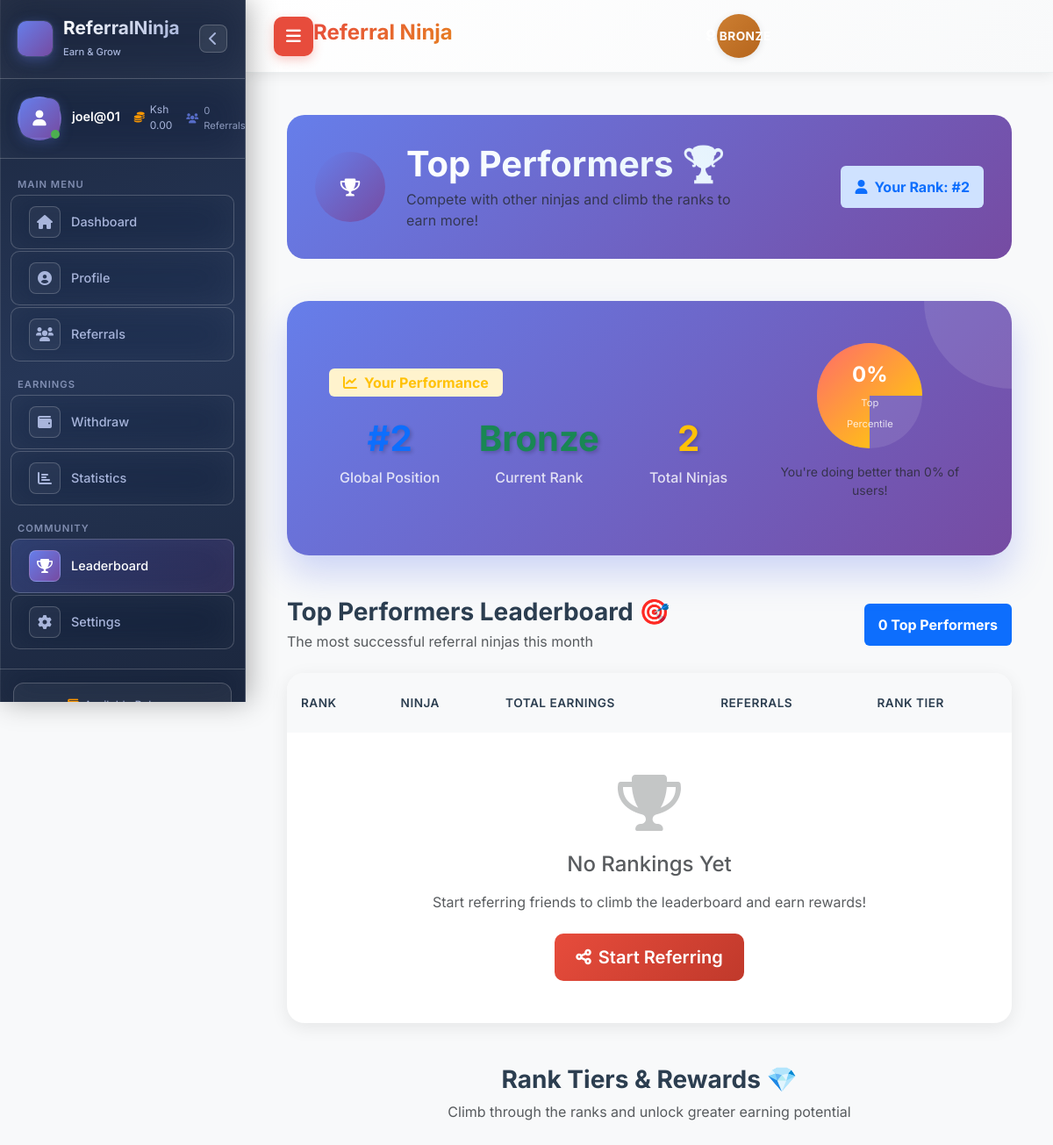
The page /leaderboard (signed in) on the database its author committed.
### app.py (models this page shows, shortened)
class User(UserMixin, db.Model):
    id = db.Column(db.Integer, primary_key=True)
    username = db.Column(db.String(80), unique=True, nullable=False)
    email = db.Column(db.String(120), unique=True, nullable=False)
    password_hash = db.Column(db.String(200), nullable=False)
    phone_number = db.Column(db.String(20), unique=True, nullable=False)
    balance = db.Column(db.Float, default=0.0)
    referral_code = db.Column(db.String(10), unique=True)
    referred_by = db.Column(db.String(10))
    referral_balance = db.Column(db.Float, default=0.0)
    total_earned = db.Column(db.Float, default=0.0)
    total_withdrawn = db.Column(db.Float, default=0.0)
    referral_count = db.Column(db.Integer, default=0)
    is_admin = db.Column(db.Boolean, default=False)
    is_verified = db.Column(db.Boolean, default=False)
    is_active = db.Column(db.Boolean, default=True)
    created_at = db.Column(db.DateTime, default=lambda: datetime.now(timezone.utc))
    user_rank = db.Column(db.String(20), default='Bronze')
    total_commission = db.Column(db.Float, default=0.0)
    referral_source = db.Column(db.String(20), default='direct')
    reset_token = db.Column(db.String(100), unique=True)
    reset_token_expires = db.Column(db.DateTime)

### app.py (the view)
@app.route('/leaderboard')
@login_required
def leaderboard():
    if not current_user.is_verified:
        flash('Please complete payment verification to view leaderboard.', 'warning')
        return redirect(url_for('payment_instructions'))
    top_users = User.query.filter(User.is_active==True, User.total_commission>0)\
        .order_by(User.total_commission.desc())\
        .limit(50)\
        .all()
    user_ranking = get_user_ranking(current_user.id)
    return render_template('leaderboard.html',
                         top_users=top_users,
                         user_ranking=user_ranking)

### templates/leaderboard.html (shortened to what this page needs)
{% extends "base.html" %}
{% block content %}
<div class="leaderboard-container">
    <div class="leaderboard-header mb-5">
        <div class="row align-items-center">
            <div class="col-md-8">
                <div class="d-flex align-items-center">
                    <div class="leaderboard-icon me-4">
                        <div class="icon-circle bg-gradient-primary">
                            <i class="fas fa-trophy fa-lg"></i>
                        </div>
                    </div>
                    <div class="header-content">
                        <h1 class="display-6 fw-bold text-gradient mb-1">Top Performers 🏆</h1>
                        <p class="text-muted mb-0">Compete with other ninjas and climb the ranks to earn more!</p>
                    </div>
                </div>
            </div>
            <div class="col-md-4 text-md-end">
                {% if user_ranking %}
                <div class="user-rank-badge">
                    <span class="badge bg-primary-subtle text-primary fs-6 p-3">
                        <i class="fas fa-user me-2"></i>Your Rank: #{{ user_ranking.position }}
                    </span>
                </div>
                {% endif %}
            </div>
        </div>
    </div>
    {% if user_ranking %}
    <div class="user-ranking-card mb-5">
        <div class="card-body">
            <div class="row align-items-center">
                <div class="col-md-8">
                    <div class="user-ranking-content">
                        <div class="ranking-badge mb-3">
                            <span class="badge bg-warning-subtle text-warning fs-6">
                                <i class="fas fa-chart-line me-2"></i>Your Performance
                            </span>
                        </div>
                        <div class="ranking-stats">
                            <div class="stat">
                                <div class="stat-value display-6 fw-bold text-primary">#{{ user_ranking.position }}</div>
                                <div class="stat-label">Global Position</div>
                            </div>
                            <div class="stat">
                                <div class="stat-value display-6 fw-bold text-success">{{ user_ranking.user_rank }}</div>
                                <div class="stat-label">Current Rank</div>
                            </div>
                            <div class="stat">
                                <div class="stat-value display-6 fw-bold text-warning">{{ user_ranking.total_users }}</div>
                                <div class="stat-label">Total Ninjas</div>
                            </div>
                        </div>
                    </div>
                </div>
                <div class="col-md-4">
                    <div class="progress-section text-center">
                        <div class="progress-circle">
                            <div class="circle-bg">
                                <div class="circle-fill" style="transform: rotate({{ (user_ranking.position / user_ranking.total_users * 180) }}deg);"></div>
                            </div>
                            <div class="progress-text">
                                <span class="percentage">{{ ((user_ranking.total_users - user_ranking.position) / user_ranking.total_users * 100)|round|int }}%</span>
                                <small>Top Percentile</small>
                            </div>
                        </div>
                        <p class="mt-3 text-muted small">You're doing better than {{ ((user_ranking.total_users - user_ranking.position) / user_ranking.total_users * 100)|round|int }}% of users!</p>
                    </div>
                </div>
            </div>
        </div>
    </div>
    {% endif %}
    <div class="leaderboard-section mb-5">
        <div class="section-header d-flex justify-content-between align-items-center mb-4">
            <div>
                <h3 class="fw-bold mb-1">Top Performers Leaderboard 🎯</h3>
                <p class="text-muted mb-0">The most successful referral ninjas this month</p>
            </div>
            <div class="leaderboard-meta">
                <span class="badge bg-primary fs-6 p-3">
                    {{ top_users|length }} Top Performers
                </span>
            </div>
        </div>
        <div class="leaderboard-card">
            <div class="table-responsive">
                <table class="table leaderboard-table">
                    <thead>
                        <tr>
                            <th class="rank-col">Rank</th>
                            <th class="user-col">Ninja</th>
                            <th class="earnings-col">Total Earnings</th>
                            <th class="referrals-col">Referrals</th>
                            <th class="level-col">Rank Tier</th>
                        </tr>
                    </thead>
                </table>
            </div>
            {% if not top_users %}
            <div class="empty-leaderboard text-center py-5">
                <div class="empty-icon mb-4">
                    <i class="fas fa-trophy fa-4x text-muted opacity-50"></i>
                </div>
                <h4 class="text-muted mb-3">No Rankings Yet</h4>
                <p class="text-muted mb-4">Start referring friends to climb the leaderboard and earn rewards!</p>
                <a href="{{ url_for('referral_system') }}" class="btn btn-primary btn-lg">
                    <i class="fas fa-share-alt me-2"></i>Start Referring
                </a>
            </div>
            {% endif %}
        </div>
    </div>
    <div class="rank-tiers-section">
        <div class="section-header text-center mb-5">
            <h3 class="fw-bold mb-2">Rank Tiers & Rewards 💎</h3>
            <p class="text-muted">Climb through the ranks and unlock greater earning potential</p>
        </div>
    </div>
</div>
{% endblock %}

### templates/base.html (shortened to what this page needs)
<!DOCTYPE html>
<html lang="en">
<head>
    <link rel="stylesheet" href="https://cdnjs.cloudflare.com/ajax/libs/font-awesome/6.0.0/css/all.min.css">
    <link href="https://cdn.jsdelivr.net/npm/bootstrap@5.3.0/dist/css/bootstrap.min.css" rel="stylesheet">
</head>
<body>
    <div class="app-container">
        {% include 'sidebar.html' %}
        <div class="main-content" id="mainContent">
            <header class="header">
                <button class="menu-toggle" id="menuToggle">
                    <i class="fas fa-bars"></i>
                </button>
                <h1 class="header-title">{% block header %}Referral Ninja{% endblock %}</h1>
                <div class="user-info">
                    {% if current_user.is_authenticated %}
                    <span class="rank-badge rank-{{ current_user.user_rank|lower }}">
                        <i class="fas fa-{% if current_user.user_rank == 'Bronze' %}award{% elif current_user.user_rank == 'Silver' %}star{% elif current_user.user_rank == 'Gold' %}crown{% elif current_user.user_rank == 'Platinum' %}gem{% else %}diamond{% endif %} me-1"></i>
                        {{ current_user.user_rank }}
                    </span>
                    {% endif %}
                </div>
            </header>
            <main class="content">
                {% block content %}{% endblock %}
            </main>
        </div>
    </div>
</body>
</html>

### templates/sidebar.html (shortened to what this page needs)
<div class="sidebar" id="sidebar">
    <div class="sidebar-header">
        <div class="logo-container">
            <div class="logo-icon">
                <div class="logo-gradient">
                </div>
            </div>
            <div class="logo-text">
                <h2>ReferralNinja</h2>
                <span class="logo-subtitle">Earn & Grow</span>
            </div>
        </div>
        <button class="sidebar-toggle" id="sidebarToggle">
            <i class="fas fa-chevron-left"></i>
        </button>
    </div>
    {% if current_user.is_authenticated %}
    <div class="sidebar-user">
        <div class="user-avatar">
            <div class="avatar-gradient">
                <i class="fas fa-user"></i>
            </div>
            <div class="user-status"></div>
        </div>
        <div class="user-info">
            <div class="user-name">{{ current_user.username }}</div>
            <div class="user-balance-mini">
                <i class="fas fa-coins"></i>
                Ksh {{ "%.2f"|format(current_user.balance) }}
            </div>
            <div class="user-referrals">
                <i class="fas fa-users"></i>
                {{ current_user.referral_count }} Referrals
            </div>
        </div>
    </div>
    {% endif %}
    <nav class="sidebar-nav">
        <div class="nav-section">
            <span class="nav-section-label">Main Menu</span>
            <a href="{{ url_for('dashboard') }}" class="nav-item {% if request.endpoint == 'dashboard' %}active{% endif %}">
                <span class="nav-icon">
                    <div class="nav-icon-bg">
                        <i class="fas fa-home"></i>
                    </div>
                </span>
                <span class="nav-text">Dashboard</span>
            </a>
            <a href="{{ url_for('profile') }}" class="nav-item {% if request.endpoint == 'profile' %}active{% endif %}">
                <span class="nav-icon">
                    <div class="nav-icon-bg">
                        <i class="fas fa-user-circle"></i>
                    </div>
                </span>
                <span class="nav-text">Profile</span>
            </a>
            <a href="{{ url_for('referral_system') }}" class="nav-item {% if request.endpoint in ['referral_system', 'referrals'] %}active{% endif %}">
                <span class="nav-icon">
                    <div class="nav-icon-bg">
                        <i class="fas fa-users"></i>
                    </div>
                </span>
                <span class="nav-text">Referrals</span>
            </a>
        </div>
        <div class="nav-section">
            <span class="nav-section-label">Earnings</span>
            <a href="{{ url_for('withdraw') }}" class="nav-item {% if request.endpoint == 'withdraw' %}active{% endif %}">
                <span class="nav-icon">
                    <div class="nav-icon-bg">
                        <i class="fas fa-wallet"></i>
                    </div>
                </span>
                <span class="nav-text">Withdraw</span>
            </a>
            <a href="{{ url_for('statistics') }}" class="nav-item {% if request.endpoint == 'statistics' %}active{% endif %}">
                <span class="nav-icon">
                    <div class="nav-icon-bg">
                        <i class="fas fa-chart-bar"></i>
                    </div>
                </span>
                <span class="nav-text">Statistics</span>
            </a>
        </div>
        <div class="nav-section">
            <span class="nav-section-label">Community</span>
            <a href="{{ url_for('leaderboard') }}" class="nav-item {% if request.endpoint == 'leaderboard' %}active{% endif %}">
                <span class="nav-icon">
                    <div class="nav-icon-bg">
                        <i class="fas fa-trophy"></i>
                    </div>
                </span>
                <span class="nav-text">Leaderboard</span>
            </a>
            <a href="{{ url_for('settings') }}" class="nav-item {% if request.endpoint == 'settings' %}active{% endif %}">
                <span class="nav-icon">
                    <div class="nav-icon-bg">
                        <i class="fas fa-cog"></i>
                    </div>
                </span>
                <span class="nav-text">Settings</span>
            </a>
        </div>
    </nav>
    {% if current_user.is_authenticated %}
    <div class="sidebar-footer">
        <div class="balance-card">
            <div class="balance-header">
                <i class="fas fa-wallet"></i>
                <span>Available Balance</span>
            </div>
        </div>
    </div>
    {% endif %}
</div>

### rows shown on the page
User: username "joel@01", balance "0.00", referral_count "0", user_rank "BRONZE", user_rank "Bronze"

### other values the page prints
{{ user_ranking.position }} "2"
{{ user_ranking.total_users }} "2"
{{ top_users|length }} "0"
